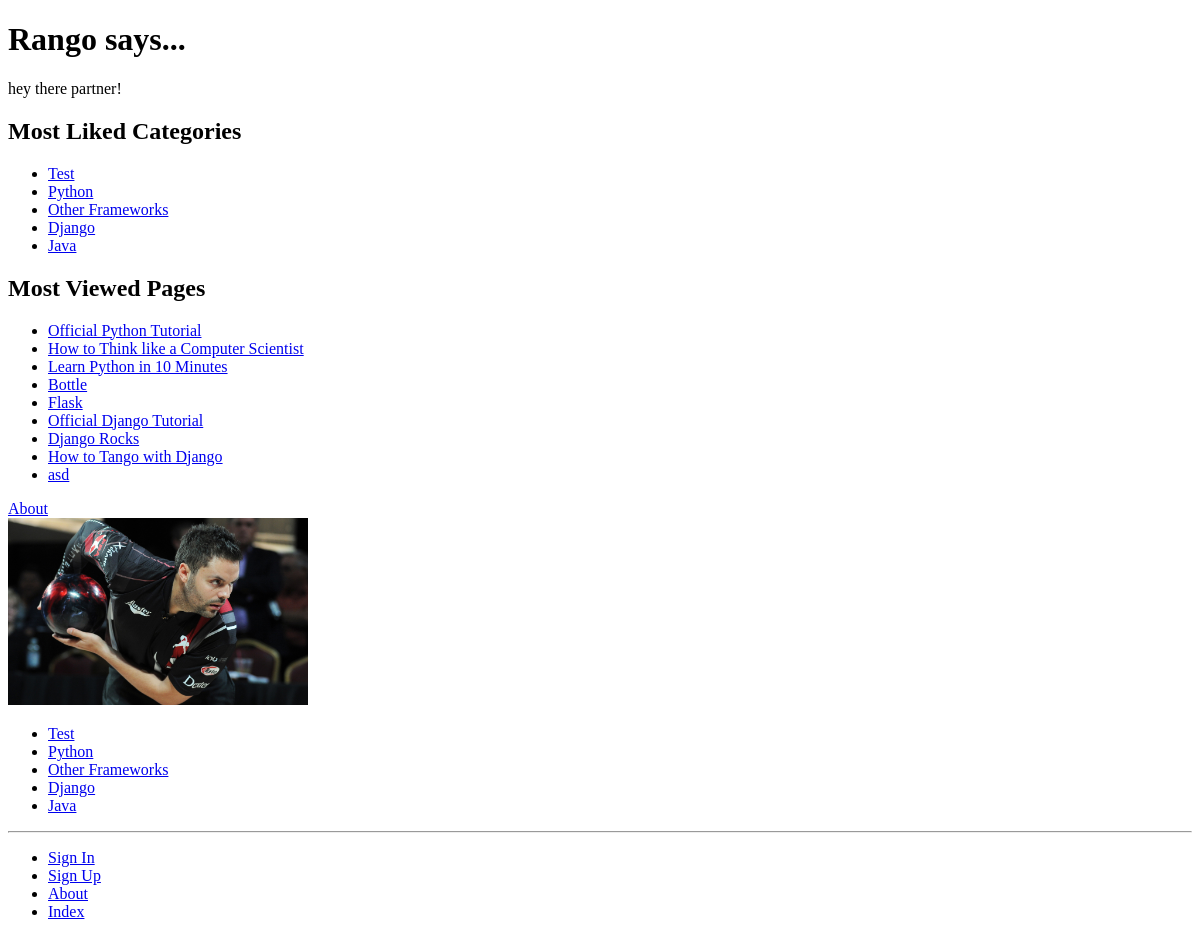
The app's page /, older data.
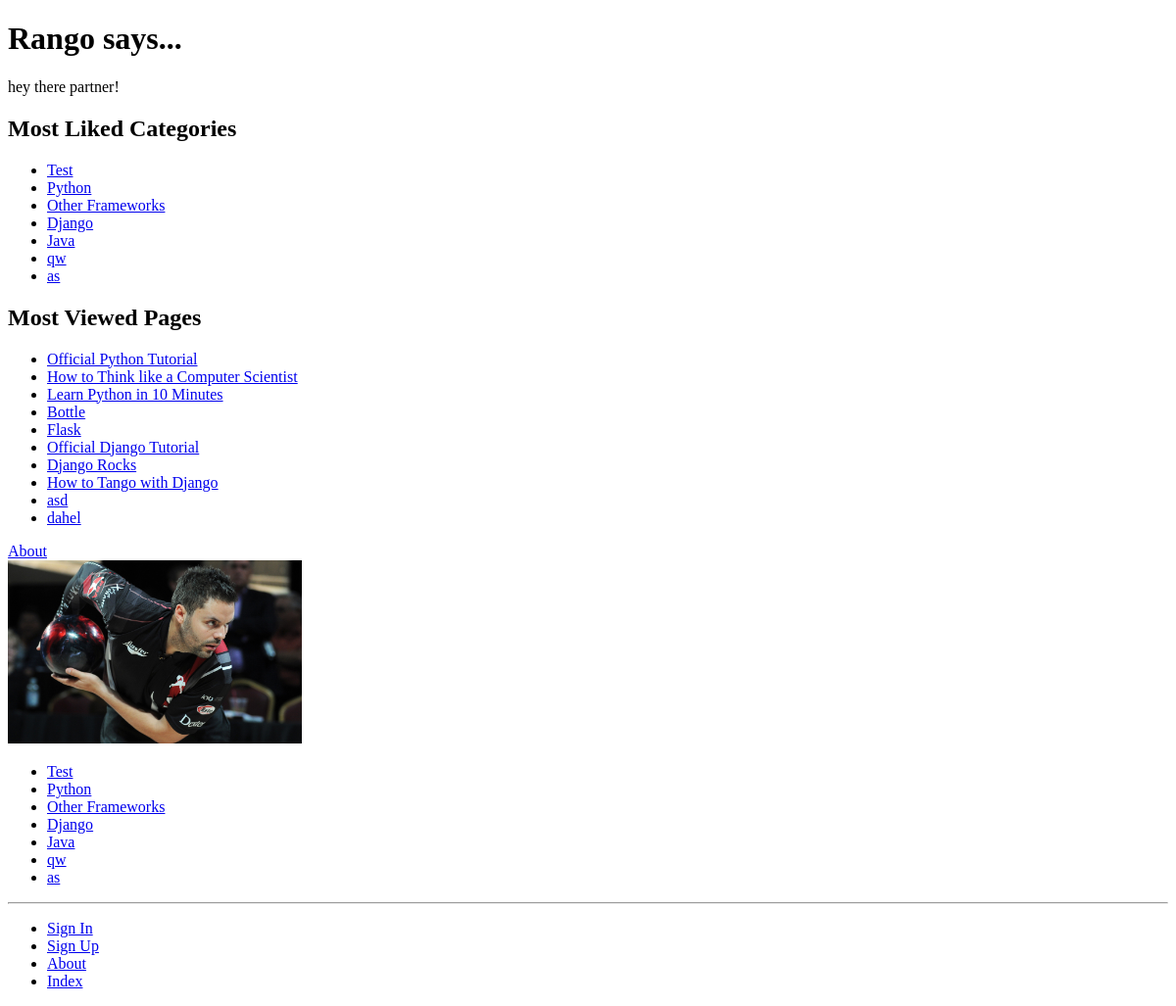
The same page, newer data.
### rango/models.py (models this page shows, shortened)
class Category(models.Model):
    name = models.CharField(max_length=128, unique=True)
    views = models.IntegerField(default=0)
    likes = models.IntegerField(default=0)
    slug = models.SlugField(unique=True)
    class Meta:
        verbose_name_plural = 'categories'

class Page(models.Model):
    category = models.ForeignKey(Category)
    title = models.CharField(max_length=128)
    url = models.URLField()
    views = models.IntegerField(default=0)

### rango/views.py (the view)
# urls.py: url(r'^$', views.index, name='index'),
def index(request):
    category_list = Category.objects.order_by('-likes')
    page_list = Page.objects.order_by('-views')
    context_dict = {'categories' : category_list,
                    'pages' : page_list}
    return render(request, 'rango/index.html', context=context_dict)

### rango/templatetags/rango_template_tags.py (called while the page is built)
@register.inclusion_tag('rango/cats.html')
def get_category_list(cat=None):
    return {'cats': Category.objects.all(),
            'act_cat': cat}

### templates/rango/index.html (shortened to what this page needs)
{% extends 'rango/base.html' %}
{% load staticfiles %}
{% block body_block %}
	<h1>Rango says...</h1>
	<div>
		{% if user.is_authenticated %}
			howdy {{ user.username }}
		{% else %}
			hey there partner!
		{% endif %}
	</div>
	<div>
		{% if categories %}
			<h2>Most Liked Categories</h2>
			<ul>
			{% for category in categories %}
				<li>
				<a href="{% url 'show_category' category.slug %}">{{ category.name}}</a>
				</li>
			{% endfor %}
			</ul>
		{% else %}
			<strong>There are no categories present.</strong>
		{% endif %}
	</div>
	<div>
		{% if pages %}
			<h2>Most Viewed Pages</h2>
			<ul>
			{% for page in pages %}
				<li>
					<a href="{{ page.url }}">{{ page.title }}</a>
				</li>
			{% endfor %}
			</ul>
		{% else %}
			<strong>There are no pages present.</strong>
		{% endif %}
	</div>
	<div>
		<a href="/rango/about/">About</a><br />
		<img src="{% static 'images/belmo.jpg' %}"
			alt="Jason Belmonte"
			width="300px" />
	</div>
{% endblock %}

### templates/rango/base.html (shortened to what this page needs)
<!DOCTYPE html>
{% load rango_template_tags %}
{% load staticfiles %}
<html>
	<head>
	</head>
	<body>
		{% block body_block %}
		{% endblock %}
		<div>
			{% block sidebar_block %}
				{% get_category_list  category %}
			{% endblock %}
		</div>
		<hr />
		<div>
			<ul>
				{% if user.is_authenticated %}
					<li><a href="{% url 'add_category' %}">Add New Category</a></li>
					<li><a href="{% url 'restricted' %}">Restricted Page</a></li>
					<li><a href="{% url 'logout' %}">Logout</a></li>
				{% else %}
					<li><a href="{% url 'login' %}">Sign In</a></li>
					<li><a href="{% url 'register' %}">Sign Up</a></li>
				{% endif %}
				<li><a href="{% url 'about' %}">About</a></li>
				<li><a href="{% url 'index' %}">Index</a></li>
			</ul>
		</div>
	</body>
</html>

### templates/rango/cats.html
<ul>
	{% if cats %}
		{% for c in cats %}
			{% if c == act_cat %}
				<li>
					<strong><a href="{% url 'show_category' c.slug %}">{{ c.name }}</a></strong>
				</li>
			{% else %}
				<li>
					<a href="{% url 'show_category' c.slug %}">{{ c.name }}</a>
				</li>
			{% endif %}
		{% endfor %}
	{% else %}
		<li><strong>There are no category present</strong></li>
	{% endif %}
</ul>

Row changes from the older to the newer data that the page shows:
added Category: name "qw"
added Category: name "as"
added Page: title "dahel"
